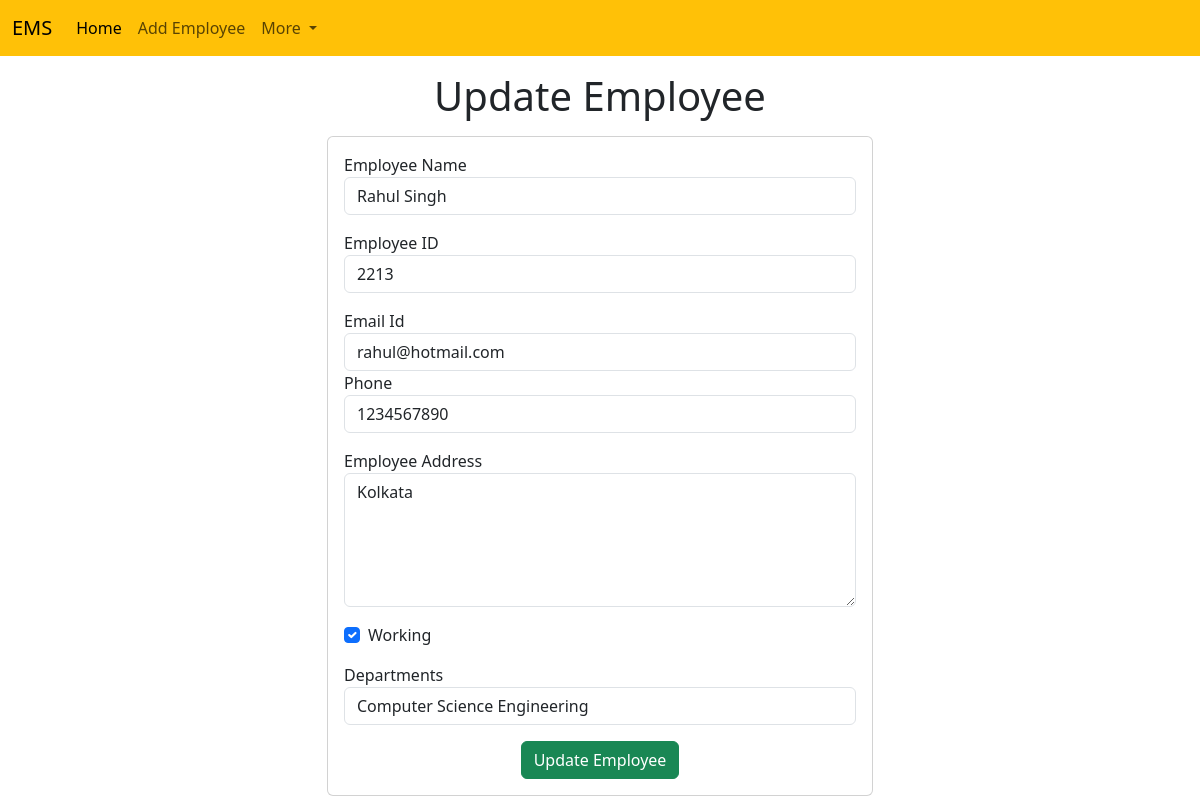
/emp_temp/update_emp/1, run on the app's committed database.
### emp/models.py (models this page shows, shortened)
class Emp(models.Model):
    name=models.CharField(max_length=200)
    emp_id=models.CharField(max_length=200)
    email_id=models.EmailField(max_length=100)
    phone=models.CharField(max_length=10)
    address=models.CharField(max_length=150)
    working=models.BooleanField(default=True)
    department=models.CharField(max_length=10)

### emp/views.py (the view)
# urls.py: path('update_emp/<int:emp_id>',update_emp),
def update_emp(request, emp_id):
    emp=Emp.objects.get(pk=emp_id)
    return render(request,"emp_temp/update_emp.html",{
        'emp':emp
    })

### templates/emp_temp/update_emp.html (shortened to what this page needs)
<!doctype html>
<html lang="en">
<head>
    <link href="https://cdn.jsdelivr.net/npm/bootstrap@5.3.7/dist/css/bootstrap.min.css" rel="stylesheet"
>
</head>
<body>
    {% include 'emp_temp/navbar.html' %}
    <h1 class="text-center my-3">Update Employee</h1>
    <div class="container">
        <div class="row">
            <div class="col-md-6 offset-md-3">
                <div class="card">
                    <div class="card-body">
                        <form action="/emp_temp/do_update_emp/{{emp.id}}" method="POST">
                            <div class="mb-3">
                                <label for="name">Employee Name</label>
                                <input
                                id="name"
                                type="text"
                                class="form-control"
                                placeholder="Enter employee name"
                                name="emp_name"
                                value="{{emp.name}}"
                                />
                            </div>
                            <div class="mb-3">
                                <label for="id">Employee ID</label>
                                <input
                                id="id"
                                type="text"
                                class="form-control"
                                placeholder="Enter employee id"
                                name="emp_id"
                                value="{{emp.emp_id}}"
                                />
                            </div>
                            <div class="class-mb-3">
                                <label for="email">Email Id</label>
                                <input
                                id="id"
                                type="text"
                                class="form-control"
                                placeholder="Enter employee email id"
                                name="emp_email_id"
                                value="{{emp.email_id}}"
                                />
                            </div>
                            <div class="mb-3">
                                <label for="phone">Phone</label>
                                <input
                                id="phone"
                                type="text"
                                class="form-control"
                                placeholder="Enter phone number"
                                name="emp_phone"
                                value="{{emp.phone}}"
                                />
                            </div>
                            <div class="mb-3">
                                <label for="address">Employee Address</label>
                                <textarea
                                name="emp_address"
                                id="address"
                                rows="5"
                                class="form-control"
                                >{{emp.address}}</textarea>
                            </div>
                            <div class="mb-3 form-check">
                                <label for="working">Working</label>
                                <input
                                {% if emp.working %} checked {% endif %}
                                id="working"
                                name="emp_working"
                                type="checkbox"
                                class="form-check-input"
                                />
                            </div>
                            <div class="mb-3">
                                <label for="department">Departments</label>
                                <select value="{{emp.department}}" name="emp_department" id="department" class="form-control">
                                    <option value="CSE">Computer Science Engineering</option>
                                </select>
                            </div>
                            <div class="container text-center">
                                <button class="btn btn-success">Update Employee</button>
                            </div>
                        </form>
                    </div>
                </div>
            </div>
        </div>
    </div>
</body>
</html>

### data on the page
Emp: emp_name "Rahul Singh", emp_id "2213", emp_email_id "rahul@hotmail.com", emp_phone "1234567890", emp_address "Kolkata", working "☑", emp_department "Computer Science Engineering"
